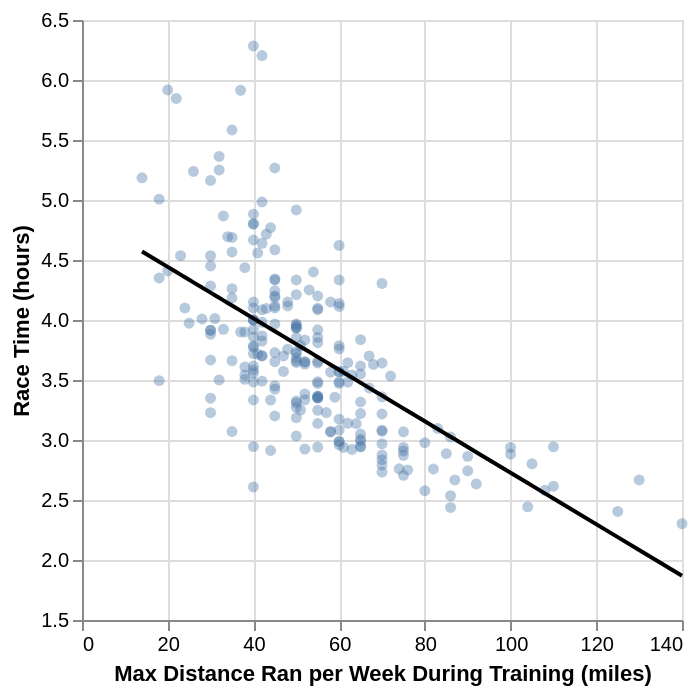

Notebook source saved alongside this figure:
### Code cell
marathon_preds_test = marathon_testing.assign(predictions=lm.predict(marathon_testing[['max']]))
marathon_plot_test = alt.Chart(marathon_preds_test).mark_circle(opacity=0.4).encode(
    x=alt.X('max', title='Max Distance Ran per Week During Training (miles)'),
    y=alt.Y('time_hrs', title='Race Time (hours)').scale(zero=False)
) + alt.Chart(marathon_preds_test).mark_line(color='black').encode(
    x='max',
    y='predictions'
)
marathon_plot_test

### Figure 1 — Vega-Lite specification as saved in the notebook (floating-point values rounded to 4 significant figures; data arrays with more than 128 entries replaced by an {"elided": "..."} marker saying what was removed)
{"config": {"view": {"continuousWidth": 300, "continuousHeight": 300}}, "layer": [{"mark": {"type": "circle", "opacity": 0.4}, "encoding": {"x": {"field": "max", "title": "Max Distance Ran per Week During Training (miles)", "type": "quantitative"}, "y": {"field": "time_hrs", "scale": {"zero": false}, "title": "Race Time (hours)", "type": "quantitative"}}}, {"mark": {"type": "line", "color": "black"}, "encoding": {"x": {"field": "max", "type": "quantitative"}, "y": {"field": "predictions", "type": "quantitative"}}}], "data": {"name": "data-9264837334d76edadc8472b518eb5fdd"}, "$schema": "https://vega.github.io/schema/vega-lite/v6.1.0.json", "datasets": {"data-9264837334d76edadc8472b518eb5fdd": {"elided": "233 records"}}}
